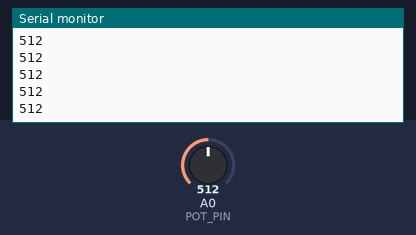
The sketch below on a simulated Arduino Uno, built with avr-gcc and run on an emulated ATmega328P. Parts: the last lines printed to the serial monitor. The inputs (shaded band) are chosen by the test bench; at power-on: A0 (POT_PIN) = 512.

Above: at 1.2 s.
1.3 s: A0 (POT_PIN) set to 716
At 1.56 s:
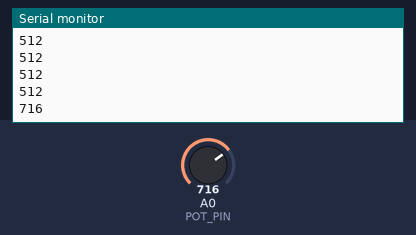
2.8 s: A0 (POT_PIN) set to 900
At 2.96 s:
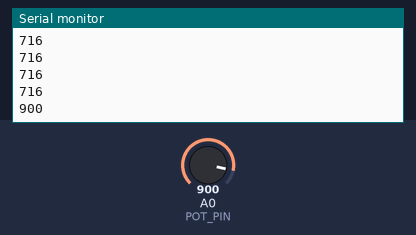
Timing chart, 0 to 5.8 s (numbered marks = the images above; inputs shaded):
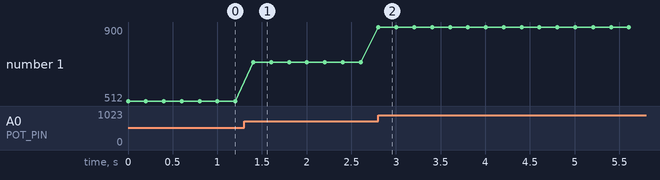

The sketch:

sketch_for_test_Potentiometer.ino
```cpp
const int POT_PIN = A0;

void setup() {
  Serial.begin(9600);
}

void loop() {
  // long total = 0;

  // // อ่านค่า 10 ครั้ง
  // for (int i = 0; i < 10; i++) {
  //   total += analogRead(POT_PIN);
  //   delay(5);
  // }

  // int average = total / 10;

  // Serial.print("Average: ");
  // Serial.println(average);
  Serial.println(analogRead(POT_PIN));


  delay(200);
}
```

Measured:
- after the input at 1.3 s, the serial monitor: prints a new line after 0.10 s (image 1)
- after the input at 2.8 s, the serial monitor: prints a new line at once (image 2)
- plotted number 1: 512 → 716 after the input at 1.3 s, 716 → 900 after the input at 2.8 s
